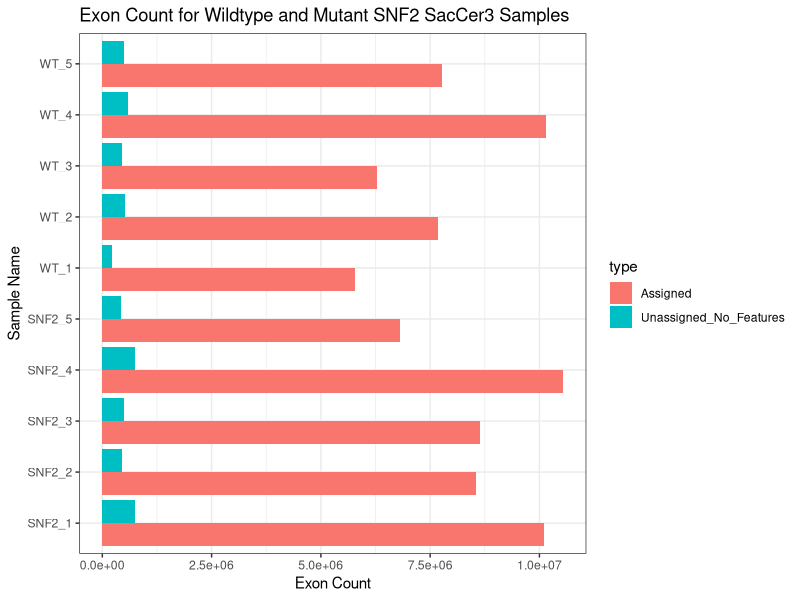

The R script that drew this image:
## ---- chunk 1
knitr::opts_chunk$set(echo = TRUE)
## ---- chunk 2
library(ggplot2)

# input and format data... need to figure out how to do this directly from summary file, not manually
samples <-rep(c("WT_1","WT_2","WT_3","WT_4","WT_5","SNF2_1","SNF2_2","SNF2_3","SNF2_4","SNF2_5"), 2)
Assigned <-c(5780298,7686400,6288176,10154472,7780598,10104790,8553341,8643836,10545909,6817210)
Unassigned_No_Features <-c(232966,518151,449802,593770,492354,747388,458993,493370,750124,433271)
values <-c(Assigned, Unassigned_No_Features)
type <-c(rep("Assigned", 10), rep("Unassigned_No_Features", 10))
mydata <-data.frame(samples, values)

#create ggplot and add settings for bar graph
p <-ggplot(mydata, aes(samples, values))
p + geom_bar(stat = "identity", aes(fill = type), position = "dodge") + xlab("Sample Name") + ylab("Exon Count") + ggtitle("Exon Count for Wildtype and Mutant SNF2 SacCer3 Samples") + theme_bw() + coord_flip()
